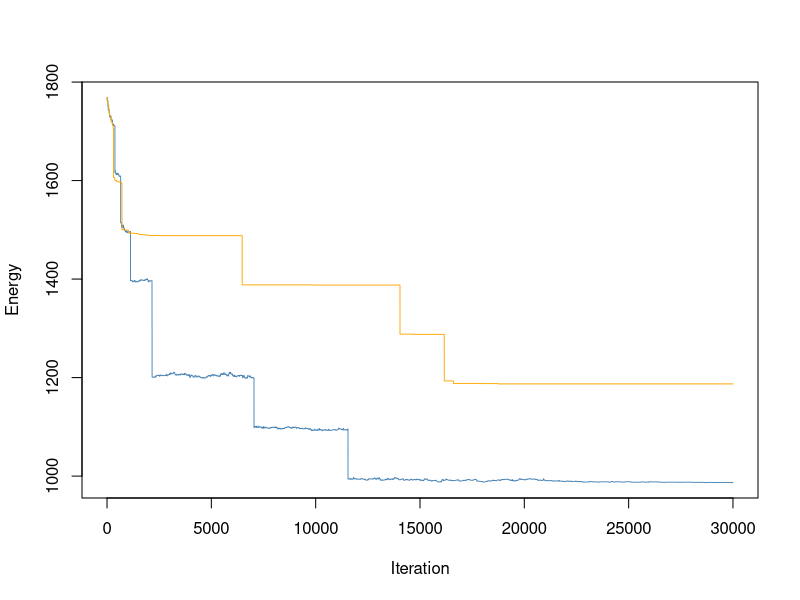

Write the R code that produced this figure. (Note: a time limit stopped this script after it produced the figure.)
##----------------------------------------------------------------------
## EVERYTHING YOU NEED TO CHANGE IS IN THIS SECTION OR THE FINAL SECTION

# Shortage of doctors, close to real numbers ratio
# Number of doctors available
ndoctors <- 10

# Number of nurses
nnurses <- 40

# Number of days in the schedule
ndays <- 7

# In US, on average each 12 hour shift,

# Number of staff present for each shift (must have same # of shifts)
# e.g., c(2, 3, 3) has three shifts with 2, 3, 3 people respectively
# Ideally, especially for urgent care, a higher doctor to nurse ratio is better
# 1:2 nurse to patient ratio
# 1 doctor : 2 nurses or fewer at all times
# 24 patients per 12 hour shift
# Ideal
doctorstaffing <- c(6, 6)
nursestaffing <- c(12, 12)

# Penalties for violating each of six constraints
# Penalty 1: Each instance of three consecutive shifts (including overnight)
# Penalty 2: Each person who does not have two days off AT ALL
# Penalty 3: Each person who does not have two days off IN A ROW
# Penalty 4: Each instance of first shift following last shift on prev day
# Penalty 5: Each instance of working both weekend days (days 1, 2)
# Penalty 6: Weights for the stdev of nurses'/doctors' shifts in the schedule
#            (trying to make everyone work similar amounts)
#Penalty 7: Each instance of exceeding three night shifts/week
penalties <- c(100, 100, 0.5, 5, 1, 2, 30)

# Number of iterations (if too small, might not be able to explore enough)
niter <- 30000

# The cooling schedule: what should the temperature be at step i out of n
coolingschedule <- function(i,n)
{
  # If you want greedy optimization, just fix some low temperature
  #return(1e-3)
  
  # Linear cooling schedule from 1 down to 0
  return(1 - (i/(n+1)))
}

## END OF PARAMETER SECTION
##----------------------------------------------------------------------

# (Some things which are calculated automatically)
doctorindices <- c(1,cumsum(doctorstaffing)+1)
nurseindices <- c(1,cumsum(nursestaffing)+1)
nshifts <- length(doctorstaffing)

# Function to calculate the "energy" (total cost of violations)
get_energy <- function(doctorsunwrapped, nursesunwrapped, penalties)
{
  return(get_energy_sub(doctorsunwrapped,penalties)+
           get_energy_sub(nursesunwrapped,penalties))
}

# ...calculates the energy contribution from doctors & nurses separately
get_energy_sub <- function(subsched, penalties) {
  max_night_shifts_allowed = 3
  energy <- 0
  
  # Array to keep track of total number of shifts worked by each worker
  totshift <- rep(0, dim(subsched)[1])
  
  # Array to keep track of the number of night shifts worked by each worker
  night_shifts <- rep(0, dim(subsched)[1])
  
  # Loop through each worker
  for (i in 1:dim(subsched)[1]) {
    # Count total shifts and night shifts for the current worker
    totshift[i] <- sum(subsched[i,,])
    night_shifts[i] <- sum(subsched[i,,] == 1)
    
    # Penalize if worker exceeds the max number of night shifts allowed (penalize each night shift over the limit)
    if (night_shifts[i] > max_night_shifts_allowed) {
      energy <- energy + penalties[6] * (night_shifts[i] - max_night_shifts_allowed)
    }
    
    # Check the last shift and whether worker has the last day off
    lastshift <- subsched[i, ndays, nshifts]
    prevoff <- all(subsched[i, ndays,] == FALSE)
    
    daysoff <- 0
    twoinarow <- 1  # Variable for tracking consecutive days off
    
    # Check for consecutive shifts across weeks and days off in a row
    if (lastshift == 1) {
      lastshift <- lastshift + subsched[i, ndays, nshifts - 1]  # Check if last shift is consecutive to the previous week
    }
    
    # Loop through each day in the schedule
    for (j in 1:ndays) {
      # If the worker has the day off, check if it satisfies "two days off in a row" condition
      if (all(subsched[i, j,] == FALSE)) {
        daysoff <- daysoff + 1
        if (prevoff) {
          twoinarow <- 0  # No consecutive off days if previous day was also off
        }
        prevoff <- TRUE
      } else {
        # If worker worked on the second day of a weekend-like schedule, penalize
        if (!prevoff && j == 2) {
          energy <- energy + penalties[5]
        }
        prevoff <- FALSE
      }
      
      # Check for wraparound shift streaks and assess penalties
      if (subsched[i, j, 1] == 1) {
        lastshift <- lastshift + 1
        if (lastshift > 1) {
          energy <- energy + penalties[4]
        }
        if (lastshift > 2) {
          energy <- energy + penalties[1]
        }
      } else {
        lastshift <- 0  # Reset if no shift worked
      }
      
      # Loop through remaining shifts in the day
      for (k in 2:nshifts) {
        if (subsched[i, j, k] == 1) {
          lastshift <- lastshift + 1
          if (lastshift > 2) {
            energy <- energy + penalties[1]
          }
        } else {
          lastshift <- 0  # Reset for non-working shifts
        }
      }
    }
    
    # After finishing the week, assess penalties related to days off
    energy <- energy + twoinarow * penalties[3] + (daysoff < 2) * penalties[2]
  }
  
  # Penalize energy according to standard deviation among shifts
  energy <- energy + penalties[6] * sd(totshift)
  
  return(energy)
}

# Initial point: put people into the schedule in numerical order each day
totalspots <- ndays * sum(doctorstaffing)
initialloop <- rep(1:ndoctors, ceiling(totalspots/ndoctors))
doctorschedule <- matrix(initialloop[1:totalspots], nrow = sum(doctorstaffing), ncol = ndays)
totalspots <- ndays * sum(nursestaffing)
initialloop <- rep(1:nnurses, ceiling(totalspots/nnurses))
nurseschedule <- matrix(initialloop[1:totalspots], nrow = sum(nursestaffing), ncol = ndays)

# Fill in the "unwrapped" schedules (separate schedule for each worker)
doctorsunwrapped <- array(0, c(ndoctors,ndays,nshifts))
for (i in 1:ndays)
{
  for (j in 1:nshifts)
  {
    for (k in doctorindices[j]:(doctorindices[j+1]-1))
    {
      doctorsunwrapped[doctorschedule[k,i],i,j] <- 1
    }
  }
}

nursesunwrapped <- array(0, c(nnurses,ndays,nshifts))
for (i in 1:ndays)
{
  for (j in 1:nshifts)
  {
    for (k in nurseindices[j]:(nurseindices[j+1]-1))
    {
      nursesunwrapped[nurseschedule[k,i],i,j] <- 1
    }
  }
}

# Starting energy...
energy <- rep(0,niter)
energy[1] <- get_energy(doctorsunwrapped, nursesunwrapped, penalties)

# Now run the Gibbs sampler.
for (i in 2:niter)
{
  # Current temperature (from our cooling schedule)
  temperature <- coolingschedule(i,niter)
  
  # Flip a coin to switch either a doctor or a nurse shift.
  if (runif(1) < 0.5)
  {
    # Choose a random shift
    prop <- doctorschedule
    posx <- sample(1:sum(doctorstaffing),1)
    posy <- sample(1:ndays,1)
    
    # Calculate which workers are available to swap into that shift and pick one
    available <- 1:ndoctors
    myblock <- min(which(doctorindices>posx))-1
    for (j in doctorindices[myblock]:(doctorindices[myblock+1]-1))
    {
      if (j != posx)
      {
        available <- setdiff(available, doctorschedule[j,posy])
      }
    }
    prop[posx,posy] <- sample(available,1)
    propunwrapped <- doctorsunwrapped
    propunwrapped[doctorschedule[posx,posy],posy,myblock] <- 0
    propunwrapped[prop[posx,posy],posy,myblock] <- 1
    
    # Calculate energy of new configuration
    new_energy <- get_energy(propunwrapped, nursesunwrapped, penalties)
    
    # With the appropriate probability, update state/energy
    if(runif(1) < exp((energy[i-1]-new_energy)/temperature))
    {
      energy[i] <- new_energy
      doctorschedule <- prop
      doctorsunwrapped <- propunwrapped
    }
    else # otherwise, leave things as they stand.
    {
      energy[i] <- energy[i-1]
    }
  }
  else # same as above, but if you are swapping a nurse
  {
    prop <- nurseschedule
    posx <- sample(1:sum(nursestaffing),1)
    posy <- sample(1:ndays,1)
    available <- 1:nnurses
    myblock <- min(which(nurseindices>posx))-1
    for (j in nurseindices[myblock]:(nurseindices[myblock+1]-1))
    {
      if (j != posx)
      {
        available <- setdiff(available, nurseschedule[j,posy])
      }
    }
    prop[posx,posy] <- sample(available,1)
    
    propunwrapped <- nursesunwrapped
    propunwrapped[nurseschedule[posx,posy],posy,myblock] <- 0
    propunwrapped[prop[posx,posy],posy,myblock] <- 1
    
    new_energy <- get_energy(doctorsunwrapped, propunwrapped, penalties)
    
    if(runif(1) < exp((energy[i-1]-new_energy)/temperature))
    {
      energy[i] <- new_energy
      nurseschedule <- prop
      nursesunwrapped <- propunwrapped
    }
    else
    {
      energy[i] <- energy[i-1]
    }
  }
}

##----------------------------------------------------------------------
## EVERYTHING YOU NEED TO CHANGE IS IN THIS SECTION OR THE FIRST SECTION

# Number of staff present for each shift (must have same # of shifts)
# e.g., c(2, 3, 3) has three shifts with 2, 3, 3 people respectively
# Ideally, especially for urgent care, a higher doctor to nurse ratio is better
doctorstaffing <- c(6, 6)
nursestaffing <- c(12, 12)

# Various things you might want to look at:

# Plotting the energy over time
plot(energy, type="l", col="#4682B4", lwd=0.9, xlab="Iteration", ylab="Energy")

# What was the lowest energy? (Is this necessarily the energy of the final state?)
min(energy)

# Check out our final schedule.
#  The columns are days. If there are three shifts of 2 workers,
#  the first 2 rows are shift 1, the next 2 rows are shift 2, etc.
#  Numbers in table correspond to workers. 1, 2, 3, ...
print(doctorschedule)
print(nurseschedule)

# If you want to look at an individual person's schedule,
#  check the "unwrapped" matrices. For example,
#  the shift schedule for doctor 3 is below; rows are days,
#  columns are shifts, 1 = working, 0 not working
print(doctorsunwrapped[3,,])

## END OF FINAL SECTION
##----------------------------------------------------------------------

# Greedy
##----------------------------------------------------------------------
## EVERYTHING YOU NEED TO CHANGE IS IN THIS SECTION OR THE FINAL SECTION

# Number of staff present for each shift (must have same # of shifts)
# e.g., c(2, 3, 3) has three shifts with 2, 3, 3 people respectively
# Ideally, especially for urgent care, a higher doctor to nurse ratio is better
doctorstaffing <- c(6, 6)
nursestaffing <- c(12, 12)

# The cooling schedule: what should the temperature be at step i out of n
coolingschedule <- function(i,n)
{
  # If you want greedy optimization, just fix some low temperature
  return(1e-3)
}

## END OF PARAMETER SECTION
##----------------------------------------------------------------------

# (Some things which are calculated automatically)
doctorindices <- c(1,cumsum(doctorstaffing)+1)
nurseindices <- c(1,cumsum(nursestaffing)+1)
nshifts <- length(doctorstaffing)

# Function to calculate the "energy" (total cost of violations)
get_energy <- function(doctorsunwrapped, nursesunwrapped, penalties)
{
  return(get_energy_sub(doctorsunwrapped,penalties)+
           get_energy_sub(nursesunwrapped,penalties))
}

# ...calculates the energy contribution from doctors & nurses separately

# Energy calculation for doctors and nurses
get_energy_sub <- function(subsched, penalties) {
  max_night_shifts_allowed = 3
  energy <- 0
  
  # Array to keep track of total number of shifts worked by each worker
  totshift <- rep(0, dim(subsched)[1])
  
  # Array to keep track of the number of night shifts worked by each worker
  night_shifts <- rep(0, dim(subsched)[1])
  
  # Loop through each worker
  for (i in 1:dim(subsched)[1]) {
    # Count total shifts and night shifts for the current worker
    totshift[i] <- sum(subsched[i,,])
    night_shifts[i] <- sum(subsched[i,,] == 1)
    
    # Penalize if worker exceeds the max number of night shifts allowed (penalize each night shift over the limit)
    if (night_shifts[i] > max_night_shifts_allowed) {
      energy <- energy + penalties[6] * (night_shifts[i] - max_night_shifts_allowed)
    }
    
    # Check the last shift and whether worker has the last day off
    lastshift <- subsched[i, ndays, nshifts]
    prevoff <- all(subsched[i, ndays,] == FALSE)
    
    daysoff <- 0
    twoinarow <- 1  # Variable for tracking consecutive days off
    
    # Check for consecutive shifts across weeks and days off in a row
    if (lastshift == 1) {
      lastshift <- lastshift + subsched[i, ndays, nshifts - 1]  # Check if last shift is consecutive to the previous week
    }
    
    # Loop through each day in the schedule
    for (j in 1:ndays) {
      # If the worker has the day off, check if it satisfies "two days off in a row" condition
      if (all(subsched[i, j,] == FALSE)) {
        daysoff <- daysoff + 1
        if (prevoff) {
          twoinarow <- 0  # No consecutive off days if previous day was also off
        }
        prevoff <- TRUE
      } else {
        # If worker worked on the second day of a weekend-like schedule, penalize
        if (!prevoff && j == 2) {
          energy <- energy + penalties[5]
        }
        prevoff <- FALSE
      }
      
      # Check for wraparound shift streaks and assess penalties
      if (subsched[i, j, 1] == 1) {
        lastshift <- lastshift + 1
        if (lastshift > 1) {
          energy <- energy + penalties[4]
        }
        if (lastshift > 2) {
          energy <- energy + penalties[1]
        }
      } else {
        lastshift <- 0  # Reset if no shift worked
      }
      
      # Loop through remaining shifts in the day
      for (k in 2:nshifts) {
        if (subsched[i, j, k] == 1) {
          lastshift <- lastshift + 1
          if (lastshift > 2) {
            energy <- energy + penalties[1]
          }
        } else {
          lastshift <- 0  # Reset for non-working shifts
        }
      }
    }
    
    # After finishing the week, assess penalties related to days off
    energy <- energy + twoinarow * penalties[3] + (daysoff < 2) * penalties[2]
  }
  
  # Penalize energy according to standard deviation among shifts
  energy <- energy + penalties[6] * sd(totshift)
  
  return(energy)
}

# Initial point: put people into the schedule in numerical order each day
totalspots <- ndays * sum(doctorstaffing)
initialloop <- rep(1:ndoctors, ceiling(totalspots/ndoctors))
doctorschedule <- matrix(initialloop[1:totalspots], nrow = sum(doctorstaffing), ncol = ndays)
totalspots <- ndays * sum(nursestaffing)
initialloop <- rep(1:nnurses, ceiling(totalspots/nnurses))
nurseschedule <- matrix(initialloop[1:totalspots], nrow = sum(nursestaffing), ncol = ndays)

# Fill in the "unwrapped" schedules (separate schedule for each worker)
doctorsunwrapped <- array(0, c(ndoctors,ndays,nshifts))
for (i in 1:ndays)
{
  for (j in 1:nshifts)
  {
    for (k in doctorindices[j]:(doctorindices[j+1]-1))
    {
      doctorsunwrapped[doctorschedule[k,i],i,j] <- 1
    }
  }
}

nursesunwrapped <- array(0, c(nnurses,ndays,nshifts))
for (i in 1:ndays)
{
  for (j in 1:nshifts)
  {
    for (k in nurseindices[j]:(nurseindices[j+1]-1))
    {
      nursesunwrapped[nurseschedule[k,i],i,j] <- 1
    }
  }
}

# Starting energy...
energy <- rep(0,niter)
energy[1] <- get_energy(doctorsunwrapped, nursesunwrapped, penalties)

# Now run the Gibbs sampler.
for (i in 2:niter)
{
  # Current temperature (from our cooling schedule)
  temperature <- coolingschedule(i,niter)
  
  # Flip a coin to switch either a doctor or a nurse shift.
  if (runif(1) < 0.5)
  {
    # Choose a random shift
    prop <- doctorschedule
    posx <- sample(1:sum(doctorstaffing),1)
    posy <- sample(1:ndays,1)
    
    # Calculate which workers are available to swap into that shift and pick one
    available <- 1:ndoctors
    myblock <- min(which(doctorindices>posx))-1
    for (j in doctorindices[myblock]:(doctorindices[myblock+1]-1))
    {
      if (j != posx)
      {
        available <- setdiff(available, doctorschedule[j,posy])
      }
    }
    prop[posx,posy] <- sample(available,1)
    propunwrapped <- doctorsunwrapped
    propunwrapped[doctorschedule[posx,posy],posy,myblock] <- 0
    propunwrapped[prop[posx,posy],posy,myblock] <- 1
    
    # Calculate energy of new configuration
    new_energy <- get_energy(propunwrapped, nursesunwrapped, penalties)
    
    # With the appropriate probability, update state/energy
    if(runif(1) < exp((energy[i-1]-new_energy)/temperature))
    {
      energy[i] <- new_energy
      doctorschedule <- prop
      doctorsunwrapped <- propunwrapped
    }
    else # otherwise, leave things as they stand.
    {
      energy[i] <- energy[i-1]
    }
  }
  else # same as above, but if you are swapping a nurse
  {
    prop <- nurseschedule
    posx <- sample(1:sum(nursestaffing),1)
    posy <- sample(1:ndays,1)
    available <- 1:nnurses
    myblock <- min(which(nurseindices>posx))-1
    for (j in nurseindices[myblock]:(nurseindices[myblock+1]-1))
    {
      if (j != posx)
      {
        available <- setdiff(available, nurseschedule[j,posy])
      }
    }
    prop[posx,posy] <- sample(available,1)
    
    propunwrapped <- nursesunwrapped
    propunwrapped[nurseschedule[posx,posy],posy,myblock] <- 0
    propunwrapped[prop[posx,posy],posy,myblock] <- 1
    
    new_energy <- get_energy(doctorsunwrapped, propunwrapped, penalties)
    
    if(runif(1) < exp((energy[i-1]-new_energy)/temperature))
    {
      energy[i] <- new_energy
      nurseschedule <- prop
      nursesunwrapped <- propunwrapped
    }
    else
    {
      energy[i] <- energy[i-1]
    }
  }
}

##----------------------------------------------------------------------
## EVERYTHING YOU NEED TO CHANGE IS IN THIS SECTION OR THE FIRST SECTION

# Various things you might want to look at:
# Plotting the energy over time
lines(energy, type = "l", col = "#FFA500", lwd = 0.9, xlab = "Iteration", ylab = "Energy")

# What was the lowest energy? (Is this necessarily the energy of the final state?)
min(energy)

# Check out our final schedule.
#  The columns are days. If there are three shifts of 2 workers,
#  the first 2 rows are shift 1, the next 2 rows are shift 2, etc.
#  Numbers in table correspond to workers. 1, 2, 3, ...
print(doctorschedule)
print(nurseschedule)

# If you want to look at an individual person's schedule,
#  check the "unwrapped" matrices. For example,
#  the shift schedule for doctor 3 is below; rows are days,
#  columns are shifts, 1 = working, 0 not working
print(doctorsunwrapped[3,,])

## END OF FINAL SECTION
##----------------------------------------------------------------------


#Log

##----------------------------------------------------------------------
## EVERYTHING YOU NEED TO CHANGE IS IN THIS SECTION OR THE FINAL SECTION

# Number of staff present for each shift (must have same # of shifts)
# e.g., c(2, 3, 3) has three shifts with 2, 3, 3 people respectively
# Ideally, especially for urgent care, a higher doctor to nurse ratio is better
doctorstaffing <- c(6, 6)
nursestaffing <- c(12, 12)

# The cooling schedule: what should the temperature be at step i out of n
coolingschedule <- function(i,n)
{
  # Log cooling schedule
  return(0.02/log(1+(i+1)/n))
}

## END OF PARAMETER SECTION
##----------------------------------------------------------------------

# (Some things which are calculated automatically)
doctorindices <- c(1,cumsum(doctorstaffing)+1)
nurseindices <- c(1,cumsum(nursestaffing)+1)
nshifts <- length(doctorstaffing)

# Function to calculate the "energy" (total cost of violations)
get_energy <- function(doctorsunwrapped, nursesunwrapped, penalties)
{
  return(get_energy_sub(doctorsunwrapped,penalties)+
           get_energy_sub(nursesunwrapped,penalties))
}

# ...calculates the energy contribution from doctors & nurses separately
get_energy_sub <- function(subsched, penalties) {
  max_night_shifts_allowed = 3
  energy <- 0
  
  # Array to keep track of total number of shifts worked by each worker
  totshift <- rep(0, dim(subsched)[1])
  
  # Array to keep track of the number of night shifts worked by each worker
  night_shifts <- rep(0, dim(subsched)[1])
  
  # Loop through each worker
  for (i in 1:dim(subsched)[1]) {
    # Count total shifts and night shifts for the current worker
    totshift[i] <- sum(subsched[i,,])
    night_shifts[i] <- sum(subsched[i,,] == 1)
    
    # Penalize if worker exceeds the max number of night shifts allowed (penalize each night shift over the limit)
    if (night_shifts[i] > max_night_shifts_allowed) {
      energy <- energy + penalties[6] * (night_shifts[i] - max_night_shifts_allowed)
    }
    
    # Check the last shift and whether worker has the last day off
    lastshift <- subsched[i, ndays, nshifts]
    prevoff <- all(subsched[i, ndays,] == FALSE)
    
    daysoff <- 0
    twoinarow <- 1  # Variable for tracking consecutive days off
    
    # Check for consecutive shifts across weeks and days off in a row
    if (lastshift == 1) {
      lastshift <- lastshift + subsched[i, ndays, nshifts - 1]  # Check if last shift is consecutive to the previous week
    }
    
    # Loop through each day in the schedule
    for (j in 1:ndays) {
      # If the worker has the day off, check if it satisfies "two days off in a row" condition
      if (all(subsched[i, j,] == FALSE)) {
        daysoff <- daysoff + 1
        if (prevoff) {
          twoinarow <- 0  # No consecutive off days if previous day was also off
        }
        prevoff <- TRUE
      } else {
        # If worker worked on the second day of a weekend-like schedule, penalize
        if (!prevoff && j == 2) {
          energy <- energy + penalties[5]
        }
        prevoff <- FALSE
      }
      
      # Check for wraparound shift streaks and assess penalties
      if (subsched[i, j, 1] == 1) {
        lastshift <- lastshift + 1
        if (lastshift > 1) {
          energy <- energy + penalties[4]
        }
        if (lastshift > 2) {
          energy <- energy + penalties[1]
        }
      } else {
        lastshift <- 0  # Reset if no shift worked
      }
      
      # Loop through remaining shifts in the day
      for (k in 2:nshifts) {
        if (subsched[i, j, k] == 1) {
          lastshift <- lastshift + 1
          if (lastshift > 2) {
            energy <- energy + penalties[1]
          }
        } else {
          lastshift <- 0  # Reset for non-working shifts
        }
      }
    }
    
    # After finishing the week, assess penalties related to days off
    energy <- energy + twoinarow * penalties[3] + (daysoff < 2) * penalties[2]
  }
  
  # Penalize energy according to standard deviation among shifts
  energy <- energy + penalties[6] * sd(totshift)
  
  return(energy)
}

# Initial point: put people into the schedule in numerical order each day
totalspots <- ndays * sum(doctorstaffing)
initialloop <- rep(1:ndoctors, ceiling(totalspots/ndoctors))
doctorschedule <- matrix(initialloop[1:totalspots], nrow = sum(doctorstaffing), ncol = ndays)
totalspots <- ndays * sum(nursestaffing)
initialloop <- rep(1:nnurses, ceiling(totalspots/nnurses))
nurseschedule <- matrix(initialloop[1:totalspots], nrow = sum(nursestaffing), ncol = ndays)

# Fill in the "unwrapped" schedules (separate schedule for each worker)
doctorsunwrapped <- array(0, c(ndoctors,ndays,nshifts))
for (i in 1:ndays)
{
  for (j in 1:nshifts)
  {
    for (k in doctorindices[j]:(doctorindices[j+1]-1))
    {
      doctorsunwrapped[doctorschedule[k,i],i,j] <- 1
    }
  }
}

nursesunwrapped <- array(0, c(nnurses,ndays,nshifts))
for (i in 1:ndays)
{
  for (j in 1:nshifts)
  {
    for (k in nurseindices[j]:(nurseindices[j+1]-1))
    {
      nursesunwrapped[nurseschedule[k,i],i,j] <- 1
    }
  }
}

# Starting energy...
energy <- rep(0,niter)
energy[1] <- get_energy(doctorsunwrapped, nursesunwrapped, penalties)

# Now run the Gibbs sampler.
for (i in 2:niter)
{
  # Current temperature (from our cooling schedule)
  temperature <- coolingschedule(i,niter)
  
  # Flip a coin to switch either a doctor or a nurse shift.
  if (runif(1) < 0.5)
  {
    # Choose a random shift
    prop <- doctorschedule
    posx <- sample(1:sum(doctorstaffing),1)
    posy <- sample(1:ndays,1)
    
    # Calculate which workers are available to swap into that shift and pick one
    available <- 1:ndoctors
    myblock <- min(which(doctorindices>posx))-1
    for (j in doctorindices[myblock]:(doctorindices[myblock+1]-1))
    {
      if (j != posx)
      {
        available <- setdiff(available, doctorschedule[j,posy])
      }
    }
    prop[posx,posy] <- sample(available,1)
    propunwrapped <- doctorsunwrapped
    propunwrapped[doctorschedule[posx,posy],posy,myblock] <- 0
    propunwrapped[prop[posx,posy],posy,myblock] <- 1
    
    # Calculate energy of new configuration
    new_energy <- get_energy(propunwrapped, nursesunwrapped, penalties)
    
    # With the appropriate probability, update state/energy
    if(runif(1) < exp((energy[i-1]-new_energy)/temperature))
    {
      energy[i] <- new_energy
      doctorschedule <- prop
      doctorsunwrapped <- propunwrapped
    }
    else # otherwise, leave things as they stand.
    {
      energy[i] <- energy[i-1]
    }
  }
  else # same as above, but if you are swapping a nurse
  {
    prop <- nurseschedule
    posx <- sample(1:sum(nursestaffing),1)
    posy <- sample(1:ndays,1)
    available <- 1:nnurses
    myblock <- min(which(nurseindices>posx))-1
    for (j in nurseindices[myblock]:(nurseindices[myblock+1]-1))
    {
      if (j != posx)
      {
        available <- setdiff(available, nurseschedule[j,posy])
      }
    }
    prop[posx,posy] <- sample(available,1)
    
    propunwrapped <- nursesunwrapped
    propunwrapped[nurseschedule[posx,posy],posy,myblock] <- 0
    propunwrapped[prop[posx,posy],posy,myblock] <- 1
    
    new_energy <- get_energy(doctorsunwrapped, propunwrapped, penalties)
    
    if(runif(1) < exp((energy[i-1]-new_energy)/temperature))
    {
      energy[i] <- new_energy
      nurseschedule <- prop
      nursesunwrapped <- propunwrapped
    }
    else
    {
      energy[i] <- energy[i-1]
    }
  }
}

##----------------------------------------------------------------------
## EVERYTHING YOU NEED TO CHANGE IS IN THIS SECTION OR THE FIRST SECTION

# Various things you might want to look at:

# Plotting the energy over time
# Add the second line with a red dashed line
lines(energy, type="l", col="#006400", lwd=0.9, lty=1)  #

# What was the lowest energy? (Is this necessarily the energy of the final state?)
min(energy)

# Check out our final schedule.
#  The columns are days. If there are three shifts of 2 workers,
#  the first 2 rows are shift 1, the next 2 rows are shift 2, etc.
#  Numbers in table correspond to workers. 1, 2, 3, ...
print(doctorschedule)
print(nurseschedule)

# If you want to look at an individual person's schedule,
#  check the "unwrapped" matrices. For example,
#  the shift schedule for doctor 3 is below; rows are days,
#  columns are shifts, 1 = working, 0 not working
print(doctorsunwrapped[3,,])

## END OF FINAL SECTION
##----------------------------------------------------------------------


# Exponential
##----------------------------------------------------------------------
## EVERYTHING YOU NEED TO CHANGE IS IN THIS SECTION OR THE FINAL SECTION

# Number of staff present for each shift (must have same # of shifts)
# e.g., c(2, 3, 3) has three shifts with 2, 3, 3 people respectively
# Ideally, especially for urgent care, a higher doctor to nurse ratio is better
doctorstaffing <- c(6, 6)
nursestaffing <- c(12, 12)

# Exponential cooling schedule
coolingschedule <- function(i, n) {
  T0 <- 1 # Initial temperature
  alpha <- 5 / n # Decay rate (adjust this as needed for your application)
  return(T0 * exp(-alpha * i))
}

## END OF PARAMETER SECTION
##----------------------------------------------------------------------

# Calculate indices for doctors and nurses
doctorindices <- c(1, cumsum(doctorstaffing) + 1)
nurseindices <- c(1, cumsum(nursestaffing) + 1)
nshifts <- length(doctorstaffing)

# Function to calculate the "energy" (total cost of violations)
get_energy <- function(doctorsunwrapped, nursesunwrapped, penalties) {
  return(get_energy_sub(doctorsunwrapped, penalties) +
           get_energy_sub(nursesunwrapped, penalties))
}

# Energy calculation for doctors and nurses

# Energy calculation for doctors and nurses
get_energy_sub <- function(subsched, penalties) {
  max_night_shifts_allowed = 3
  energy <- 0
  
  # Array to keep track of total number of shifts worked by each worker
  totshift <- rep(0, dim(subsched)[1])
  
  # Array to keep track of the number of night shifts worked by each worker
  night_shifts <- rep(0, dim(subsched)[1])
  
  # Loop through each worker
  for (i in 1:dim(subsched)[1]) {
    # Count total shifts and night shifts for the current worker
    totshift[i] <- sum(subsched[i,,])
    night_shifts[i] <- sum(subsched[i,,] == 1)
    
    # Penalize if worker exceeds the max number of night shifts allowed (penalize each night shift over the limit)
    if (night_shifts[i] > max_night_shifts_allowed) {
      energy <- energy + penalties[6] * (night_shifts[i] - max_night_shifts_allowed)
    }
    
    # Check the last shift and whether worker has the last day off
    lastshift <- subsched[i, ndays, nshifts]
    prevoff <- all(subsched[i, ndays,] == FALSE)
    
    daysoff <- 0
    twoinarow <- 1  # Variable for tracking consecutive days off
    
    # Check for consecutive shifts across weeks and days off in a row
    if (lastshift == 1) {
      lastshift <- lastshift + subsched[i, ndays, nshifts - 1]  # Check if last shift is consecutive to the previous week
    }
    
    # Loop through each day in the schedule
    for (j in 1:ndays) {
      # If the worker has the day off, check if it satisfies "two days off in a row" condition
      if (all(subsched[i, j,] == FALSE)) {
        daysoff <- daysoff + 1
        if (prevoff) {
          twoinarow <- 0  # No consecutive off days if previous day was also off
        }
        prevoff <- TRUE
      } else {
        # If worker worked on the second day of a weekend-like schedule, penalize
        if (!prevoff && j == 2) {
          energy <- energy + penalties[5]
        }
        prevoff <- FALSE
      }
      
      # Check for wraparound shift streaks and assess penalties
      if (subsched[i, j, 1] == 1) {
        lastshift <- lastshift + 1
        if (lastshift > 1) {
          energy <- energy + penalties[4]
        }
        if (lastshift > 2) {
          energy <- energy + penalties[1]
        }
      } else {
        lastshift <- 0  # Reset if no shift worked
      }
      
      # Loop through remaining shifts in the day
      for (k in 2:nshifts) {
        if (subsched[i, j, k] == 1) {
          lastshift <- lastshift + 1
          if (lastshift > 2) {
            energy <- energy + penalties[1]
          }
        } else {
          lastshift <- 0  # Reset for non-working shifts
        }
      }
    }
    
    # After finishing the week, assess penalties related to days off
    energy <- energy + twoinarow * penalties[3] + (daysoff < 2) * penalties[2]
  }
  
  # Penalize energy according to standard deviation among shifts
  energy <- energy + penalties[6] * sd(totshift)
  
  return(energy)
}

# Initial schedules
totalspots <- ndays * sum(doctorstaffing)
initialloop <- rep(1:ndoctors, ceiling(totalspots / ndoctors))
doctorschedule <- matrix(initialloop[1:totalspots], nrow = sum(doctorstaffing), ncol = ndays)
totalspots <- ndays * sum(nursestaffing)
initialloop <- rep(1:nnurses, ceiling(totalspots / nnurses))
nurseschedule <- matrix(initialloop[1:totalspots], nrow = sum(nursestaffing), ncol = ndays)

# Unwrapped schedules for each worker
doctorsunwrapped <- array(0, c(ndoctors, ndays, nshifts))
for (i in 1:ndays) {
  for (j in 1:nshifts) {
    for (k in doctorindices[j]:(doctorindices[j + 1] - 1)) {
      doctorsunwrapped[doctorschedule[k, i], i, j] <- 1
    }
  }
}

nursesunwrapped <- array(0, c(nnurses, ndays, nshifts))
for (i in 1:ndays) {
  for (j in 1:nshifts) {
    for (k in nurseindices[j]:(nurseindices[j + 1] - 1)) {
      nursesunwrapped[nurseschedule[k, i], i, j] <- 1
    }
  }
}

# Starting energy
energy <- rep(0, niter)
energy[1] <- get_energy(doctorsunwrapped, nursesunwrapped, penalties)

# Gibbs sampler with exponential cooling schedule
for (i in 2:niter) {
  temperature <- coolingschedule(i, niter)
  
  if (runif(1) < 0.5) {
    prop <- doctorschedule
    posx <- sample(1:sum(doctorstaffing), 1)
    posy <- sample(1:ndays, 1)
    available <- 1:ndoctors
    myblock <- min(which(doctorindices > posx)) - 1
    for (j in doctorindices[myblock]:(doctorindices[myblock + 1] - 1)) {
      if (j != posx) {
        available <- setdiff(available, doctorschedule[j, posy])
      }
    }
    prop[posx, posy] <- sample(available, 1)
    propunwrapped <- doctorsunwrapped
    propunwrapped[doctorschedule[posx, posy], posy, myblock] <- 0
    propunwrapped[prop[posx, posy], posy, myblock] <- 1
    new_energy <- get_energy(propunwrapped, nursesunwrapped, penalties)
    if (runif(1) < exp((energy[i - 1] - new_energy) / temperature)) {
      energy[i] <- new_energy
      doctorschedule <- prop
      doctorsunwrapped <- propunwrapped
    } else {
      energy[i] <- energy[i - 1]
    }
  } else {
    prop <- nurseschedule
    posx <- sample(1:sum(nursestaffing), 1)
    posy <- sample(1:ndays, 1)
    available <- 1:nnurses
    myblock <- min(which(nurseindices > posx)) - 1
    for (j in nurseindices[myblock]:(nurseindices[myblock + 1] - 1)) {
      if (j != posx) {
        available <- setdiff(available, nurseschedule[j, posy])
      }
    }
    prop[posx, posy] <- sample(available, 1)
    propunwrapped <- nursesunwrapped
    propunwrapped[nurseschedule[posx, posy], posy, myblock] <- 0
    propunwrapped[prop[posx, posy], posy, myblock] <- 1
    new_energy <- get_energy(doctorsunwrapped, propunwrapped, penalties)
    if (runif(1) < exp((energy[i - 1] - new_energy) / temperature)) {
      energy[i] <- new_energy
      nurseschedule <- prop
      nursesunwrapped <- propunwrapped
    } else {
      energy[i] <- energy[i - 1]
    }
  }
}

##----------------------------------------------------------------------
## EVERYTHING YOU NEED TO CHANGE IS IN THIS SECTION OR THE FIRST SECTION

# Lowest energy achieved
cat("Lowest Energy:", min(energy), "\n")

# Final schedules for doctors and nurses
print("Final Doctors Schedule:")
print(doctorschedule)
print("Final Nurses Schedule:")
print(nurseschedule)

# Example: Doctor 3's unwrapped schedule
print("Doctor 3's Schedule:")
print(doctorsunwrapped[3, , ])

## END OF FINAL SECTION
##----------------------------------------------------------------------

# Plotting the energy over time
lines(energy, type = "l", col = "#B22222", lwd = 0.75)

# Lowest energy achieved
min_energy <- min(energy)
cat("Lowest energy:", min_energy, "\n")

# Add custom legend
legend("topright", 
       legend = c("Linear", "Greedy", "Log", "Exponential"),  # New legend text
       col = c("#4682B4", "#FFA500", "#006400","#B22222"),                # Colors of the lines
       lty = c(1, 1),                          # Line types for each
       lwd = c(2, 2),                          # Line widths for each
       box.lwd = 0.5)                          # Border line width around the legend

title(main = "Energy vs. Time")
